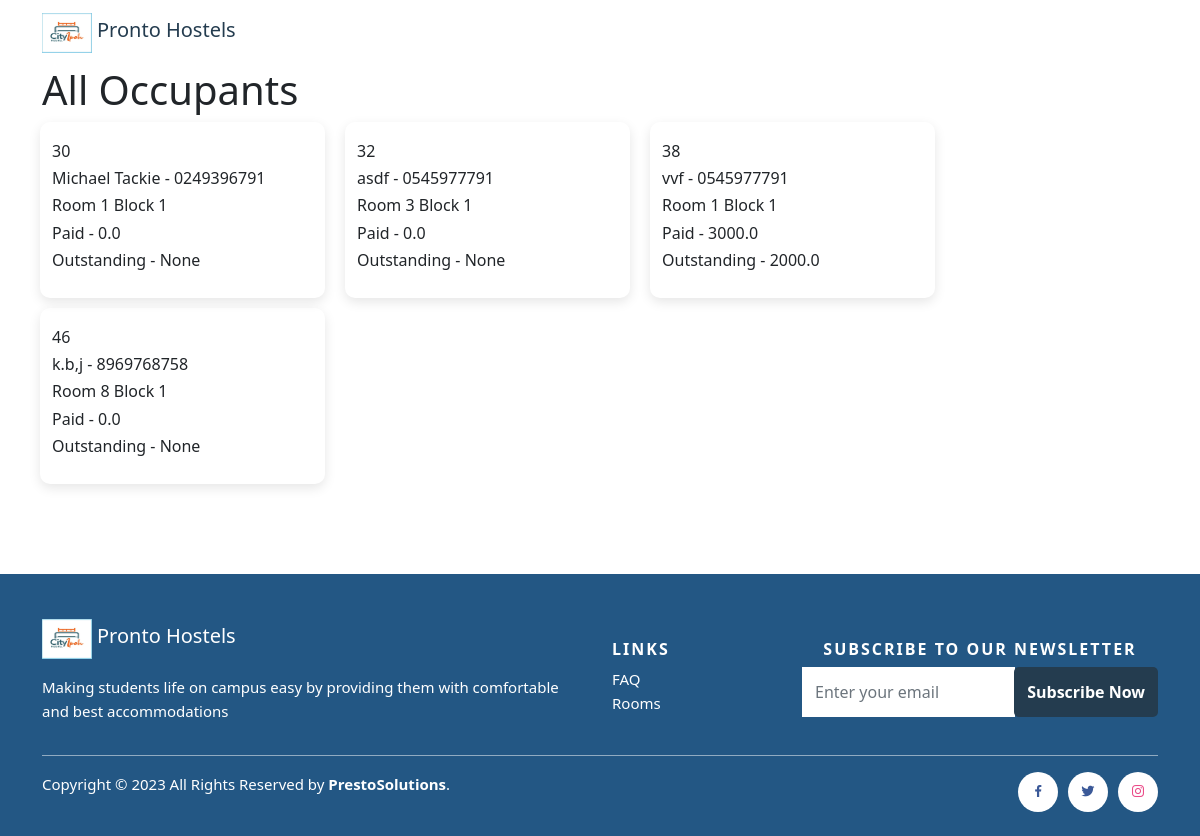
Page /adminblock/1 on the committed database.
### app.py (models this page shows)
class Occupant(db.Model):
    id = db.Column(db.Integer, primary_key=True)
    name = db.Column(db.String(), nullable=True)
    studentId = db.Column(db.String(), nullable=True)
    phone = db.Column(db.String(), nullable=True)
    course = db.Column(db.String(), nullable=True)
    level = db.Column(db.String(), nullable=True)
    room = db.Column(db.String(), nullable=True)
    block = db.Column(db.String(), nullable=True)
    roomnumber = db.Column(db.String(), nullable=True)
    roomid = db.Column(db.String(), nullable=True)
    roomCost = db.Column(db.Float(), nullable=True, default=0)
    amountPaid = db.Column(db.Float(), nullable=True, default=0)
    due = db.Column(db.Float(), nullable=True)
    paid = db.Column(db.Boolean(), default=False)

### app.py (the view)
@app.route('/adminblock/<int:id>', methods=['GET', 'POST'])
def adminblock(id):
    occupants = Occupant.query.filter_by(block = id).all()
    print(occupants)
    return render_template('adminoccupants.html', alloccupants=occupants)

### templates/adminoccupants.html
{% extends "layout.html" %}
{% block body %}
<div class="container">
    <h1>All Occupants</h1>
    <div>
        <div class="row">
            {% for o in alloccupants %}
            <div class="col-md-3 col-6 answerCard" >
                    <div>
                            <h6>{{o.id}} </h6>
                            <h6>{{o.name}} - {{o.phone}} </h6>
                            <h6>Room {{o.room}} Block {{o.block}} </h6>
                            <h6>Paid - {{o.amountPaid}} </h6>
                            <h6>Outstanding - {{o.due}} </h6>
                    </div>
                </div>
            {% endfor %}
        </div>
    </div>
</div>
{% endblock %}

### static/css/style.css (style rules this page uses)
h6 { margin-bottom: 0; }
.answerCard { display: flex; padding: 20px; margin:10px; border: 1px solid rgb(209, 209, 209); border-radius: 10px; box-shadow: rgba(0, 0, 0, 0.1) 0px 4px 12px; border: none; cursor: pointer; }

### rows in the picture
Occupant: id "30", name "Michael Tackie", phone "0249396791", room "1", block "1", amountPaid "0.0", due "None"
Occupant: id "32", name "asdf", phone "0545977791", room "3", block "1", amountPaid "0.0", due "None"
Occupant: id "38", name "vvf", phone "0545977791", room "1", block "1", amountPaid "3000.0", due "2000.0"
Occupant: id "46", name "k.b,j", phone "8969768758", room "8", block "1", amountPaid "0.0", due "None"
